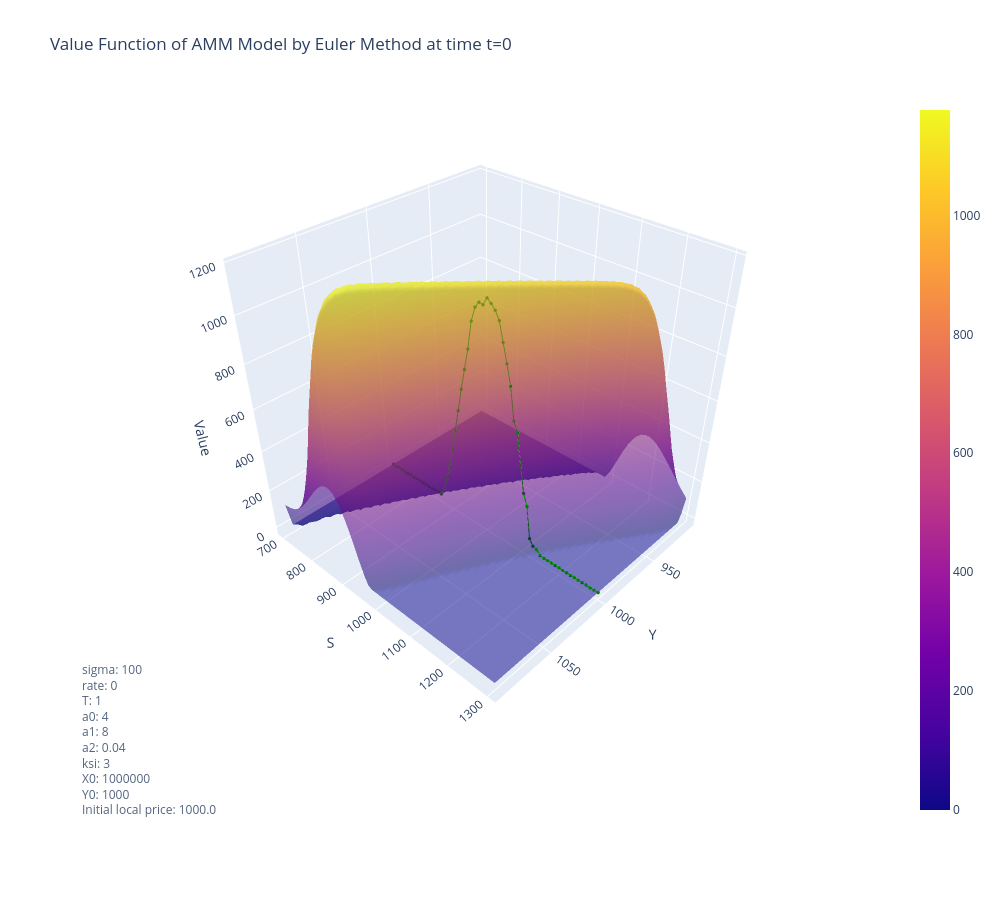

Source (notebook cell):
### Code cell
fig = go.Figure()

input_params = {**params_glob, **params_grid, **params_LP}

# Plot the entire surface as dots
space, jumps = np.meshgrid(res_euler['external_mid_price_S'], res_euler['jumps_grid'])

fig.add_trace(go.Surface(
   x=jumps,
   y=space,
   z=value_function_euler[0, :, :],
   opacity=0.55
))

# Add the LS line slice to the plot
fig.add_trace(go.Scatter3d(
    x=jumps[np.where(jumps == params_LP['Y0'])[0][0]], # Find the index of the jump level closest to Y0
    y=space[0,:],
    z=value_function_LS_0,
    mode='lines+markers',
    marker=dict(color='green', size=2),
    name='LS Line Slice'
))

# Update layout for the 3D plot
fig.update_layout(
    width=1000,
    height=900,
    scene=dict(
        xaxis_title='Y',
        yaxis_title='S',
        zaxis_title='Value',
    ),
    scene_camera=dict(
    eye=dict(x=1.6, y=1.5, z=1.5),
    center=dict(x=0, y=0, z=-0.2) 
    ),
    title = f'Value Function of AMM Model by Euler Method at time t=0',
)

params_text = (
    f"sigma: {input_params['sigma']}<br>"
    f"rate: {input_params['rate']}<br>"
    f"T: {input_params['T']}<br>"
    f"a0: {input_params['a0']}<br>"
    f"a1: {input_params['a1']}<br>"
    f"a2: {input_params['a2']}<br>"
    f"ksi: {input_params['ksi']}<br>"
    f"X0: {input_params['X0']}<br>"
    f"Y0: {input_params['Y0']}<br>"
    f"Initial local price: {input_params['X0']/input_params['Y0']}<br>"
)

fig.add_annotation(
    text=params_text,
    xref="paper", yref="paper",
    align="left",
    showarrow=False,
    x=0, y=0,                       
    font=dict(size=12),
    opacity=0.8
)

fig.show()

### Figure 1 — Plotly figure (JSON) as saved in the notebook; plotly's stock layout.template omitted (floating-point values rounded to 4 significant figures; data arrays with more than 128 entries replaced by an {"elided": "..."} marker saying what was removed)
{"data": [{"opacity": 0.55, "type": "surface", "x": {"elided": "61x61 int values"}, "y": {"elided": "61x61 float values"}, "z": {"elided": "61x61 float values"}}, {"marker": {"color": "green", "size": 2}, "mode": "lines+markers", "name": "LS Line Slice", "type": "scatter3d", "x": [1000, 1000, 1000, 1000, 1000, 1000, 1000, 1000, 1000, 1000, 1000, 1000, 1000, 1000, 1000, 1000, 1000, 1000, 1000, 1000, 1000, 1000, 1000, 1000, 1000, 1000, 1000, 1000, 1000, 1000, 1000, 1000, 1000, 1000, 1000, 1000, 1000, 1000, 1000, 1000, 1000, 1000, 1000, 1000, 1000, 1000, 1000, 1000, 1000, 1000, 1000, 1000, 1000, 1000, 1000, 1000, 1000, 1000, 1000, 1000, 1000], "y": [700.0, 710.0, 720.0, 730.0, 740.0, 750.0, 760.0, 770.0, 780.0, 790.0, 800.0, 810.0, 820.0, 830.0, 840.0, 850.0, 860.0, 870.0, 880.0, 890.0, 900.0, 910.0, 920.0, 930.0, 940.0, 950.0, 960.0, 970.0, 980.0, 990.0, 1000.0, 1010.0, 1020.0, 1030.0, 1040.0, 1050.0, 1060.0, 1070.0, 1080.0, 1090.0, 1100.0, 1110.0, 1120.0, 1130.0, 1140.0, 1150.0, 1160.0, 1170.0, 1180.0, 1190.0, 1200.0, 1210.0, 1220.0, 1230.0, 1240.0, 1250.0, 1260.0, 1270.0, 1280.0, 1290.0, 1300.0], "z": [-1.071, -2.559, -0.1395, 0.08611, -3.079, -1.104, -0.1922, -1.535, 0.1332, -0.548, -0.1018, -0.5457, 0.4934, -0.415, 1.509, 0.7035, 1.113, 44.0, 113.0, 176.4, 290.7, 394.1, 501.5, 611.5, 710.7, 808.2, 933.1, 997.0, 1023.0, 1020.0, 1054.0, 1039.0, 1020.0, 986.5, 906.4, 826.3, 739.7, 593.2, 548.3, 403.7, 275.5, 218.2, 58.47, 28.73, 23.44, 2.269, 0.6637, -0.244, 0.2829, -0.3227, -0.04589, -1.108, -0.08634, -2.223, 0.008734, -1.645, -0.8899, -0.3145, -2.738, -1.274, -0.5417]}], "layout": {"annotations": [{"align": "left", "font": {"size": 12}, "opacity": 0.8, "showarrow": false, "text": "sigma: 100<br>rate: 0<br>T: 1<br>a0: 4<br>a1: 8<br>a2: 0.04<br>ksi: 3<br>X0: 1000000<br>Y0: 1000<br>Initial local price: 1000.0<br>", "x": 0, "xref": "paper", "y": 0, "yref": "paper"}], "height": 900, "scene": {"camera": {"center": {"x": 0, "y": 0, "z": -0.2}, "eye": {"x": 1.6, "y": 1.5, "z": 1.5}}, "xaxis": {"title": {"text": "Y"}}, "yaxis": {"title": {"text": "S"}}, "zaxis": {"title": {"text": "Value"}}}, "title": {"text": "Value Function of AMM Model by Euler Method at time t=0"}, "width": 1000}}
